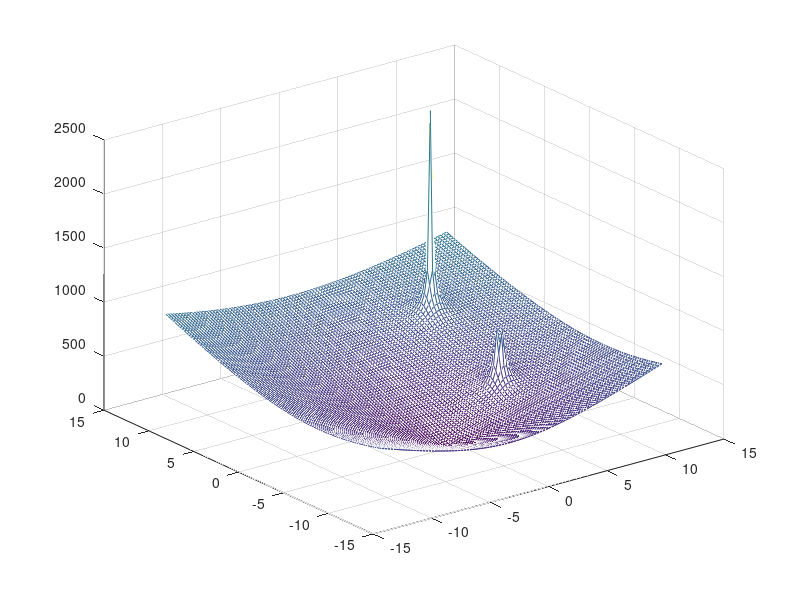
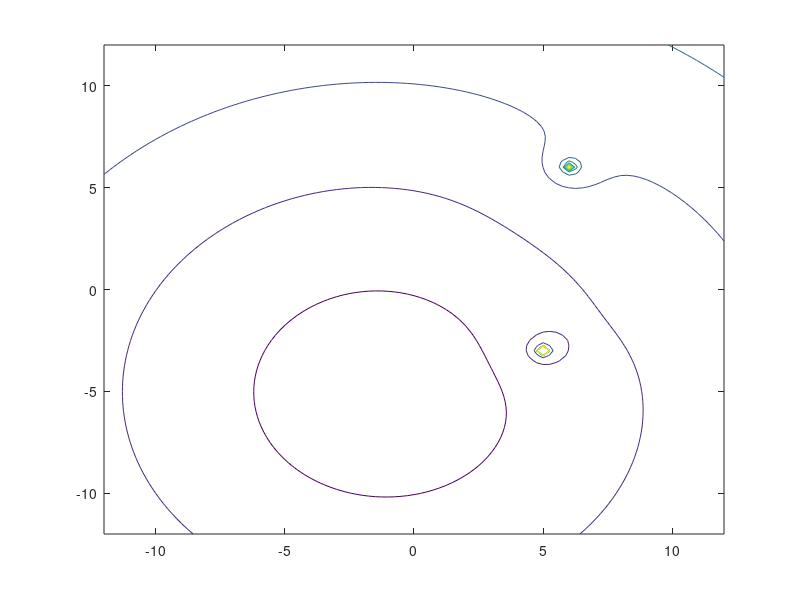
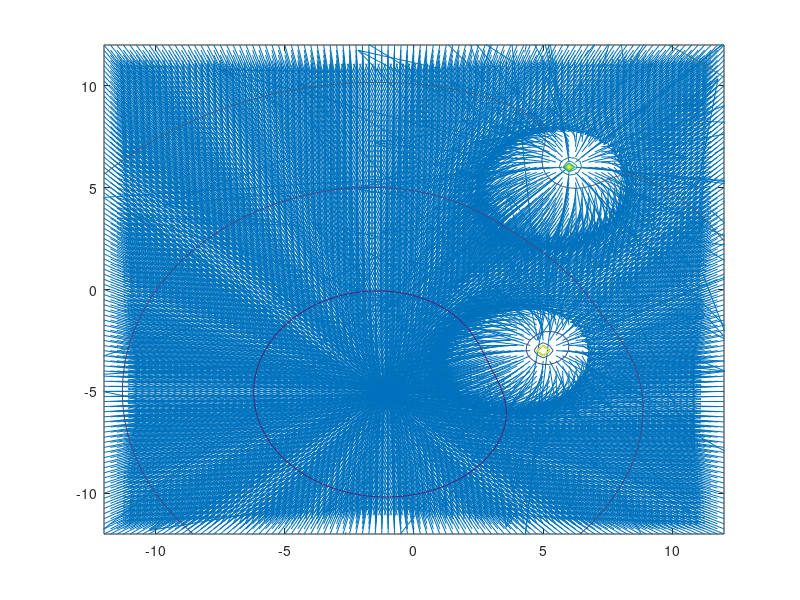
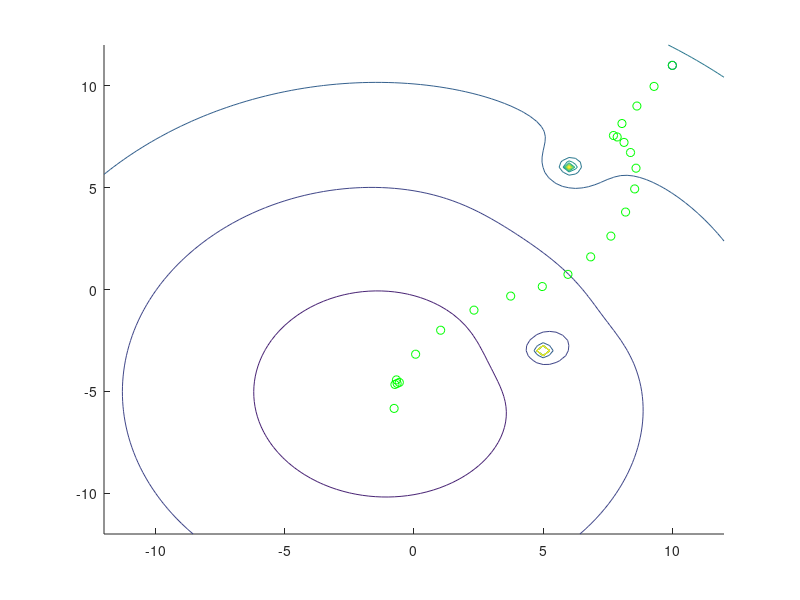

These figures' MATLAB source, in order: (Note: this script raises an error after producing the figures.)
% %Parameters
clc 
clear all 
close all
K=45; %attractive potential 
E=35; %repulsive potential
% area_width=12; %potential area width (m)

% K=50; %attractive potential 
% E=80; %repulsive potential

sx=10; % start pos x
sy=11; %start pos y
gx=-1; %goal pos x
gy=-5; %goal pos y
ox=[5.0 6.05]; %obstacle x pos
oy= [-3.0 6.05]; %obstacle y pos
% [x,y]= meshgrid(-12:.5:12); 
res=0.25;
[x,y] = meshgrid(-12:res:12,-12:res:12);
r=((x-gx).^2+(y-gy).^2).^.5;%Distance to Goal
%=======
%gy=-2; %goal pos y
%ox=[5 6]; %obstacle x pos
%oy= [-3 6]; %obstacle y pos
%[x,y]= meshgrid(-12:1:12); 
%[x,y] = meshgrid(-12:1.0:12,-12:1.0:12);
%r=((x-gx).^2+(y-gx).^2).^.5;%Distance to Goal

r1=((x-ox(1)).^2+(y-oy(1)).^2).^.5;%Distance to Obs1
r2=((x-ox(2)).^2+(y-oy(2)).^2).^.5;%Distance to Obs2
U=K.*r+E./r1*+E./r2;

%hold on
figure(1)
mesh(x,y,U);
figure(2)
contour(x,y,U);
[Ux,Uy]=gradient(U,res,res);
% Ux=diff(U,x,1.0);
% Uy=diff(U,y,1.0);
% [J]=-gradient(U);
% gradx=zeros(49,49);
% grady=zeros(49,49);
% i=0;
% j=0;
% for x0=-24:1:24
%     i=i+1;
%     for y0=-24:1:24
%         j=j+1;
%         t = (x == x0*.5) & (y == y0*.5);
%         indt = find(t);
%         U_grad = [Ux(indt) Uy(indt)];
%         gradx(i,j)=U_grad(1);
%         grady(i,j)=U_grad(2);
%       
%     end
% 
% end
% gradx=grad(:,1);
% grady=grad(:,2);
% hold on
[u,v,w] = surfnorm(x,y,U);
figure(3)
% [x1,y1]=meshgrid(
% quiver(x,y,0.1*Ux,0.1*Uy)
% quiver3(x,y,U,u,v,w,0.5)
quiver(x,y,u,v,res)

% set(h1,'AutoScale','on', 'AutoScaleFactor', 0.5)
%plot(Ux,Uy);s
%quiver(x,y,Ux,Uy)
%plot(Ux,Uy);
xnew=0;
ynew=0;

iter=0;
% x=-2;
% y=2;

% maxiter=100;
errx=1;
erry=1;



alpha=0.03;
tol=0.3;
%=======
%alpha=.25;
%tol=.75;


xi=sx;
yi=sy;
gvecx=[];
gvecy=[];
%while errx>tol && erry>tol
% while xi~=gx && yi~=gy
%%
figure(4)
hold on
contour(x,y,U)
scatter(sx,sy,'b')
%scatter(gy,gy,'r')
% Udx=@(xs,ys)((50*(xs-1))/(xs^2-2*xs+ys^2+5-4*ys)^.5)-((80*(xs-5))/(xs^2-10*xs+ys^2+34-6*ys)^1.5)-((80*(xs-6))/(xs^2-12*xs+ys^2+72-12*ys)^1.5);
% Udy=@(xs,ys)((50*(ys-2))/(ys^2-4*ys+xs^2+5-2*xs)^.5)-((80*(ys-3))/(ys^2-6*ys+xs^2+34-10*xs)^1.5)-((80*(ys-6))/(ys^2-12*ys+xs^2+72-12*xs)^1.5);
% xs=10;
% ys=10;
% while xs~=gx && ys~=gy
%     xs=xs-alpha*Udx(xs,ys);
%     ys=ys-alpha*Udy(xs,ys);
%     iter=iter+1;
%     scatter(xs,ys,'g')
% end
% syms xs ys
% U=@(xs,ys)((K*((xs-gx)^2+(ys-gy)^2)^.5)+(E/((xs-xo1)^2+(ys-yo1)^2)^.5)+(E/((xs-xo2)^2+(ys-yo2)^2)^.5));

xmin =-12.0;
ymin =-12.0;
maxiter=500;
%for i=1:25 %used to say -12:.5:12 
   
      %for j=1:25


% for i=1:25 %used to say -12:.5:12 
   
%       for j=1:25
Ux=Ux';
Uy=Uy';
  
while iter<maxiter         
          ind_x = floor((xi-xmin)/res)
          ind_y = floor((yi-ymin)/res)
%           xx = xmin+res*ind_x
%           yy = ymin+res*ind_y
          gradx = Ux(ind_x,ind_y)
          grady = Uy(ind_x,ind_y)
%           if abs(gradx)<1.0
%              alpha = 0.2;
%           else
%               alpha= 0.05;
%           end
%           
%            if abs(grady)<1.0
%              alpha_y = 0.5;
%           else
%               alpha_y= 0.05;
%           end
            xnew=xi-alpha*gradx;
            ynew=yi-alpha*grady;
%          err = abs((ynew-yi)/yi);
      

%             gvecx=[gvecx;xnew];
%             gvecy=[gvecy;ynew];

            iter=iter+1;

       
            scatter(xi,yi,'g')
            if (abs(xnew-gx)<tol) && (abs(ynew-gy)<tol)
                disp('Goal Reached');
                disp(xi);
                disp(yi);
                break;
              
            end
            xi=xnew;
            yi=ynew;
            disp("x");
            disp(xi);
            disp("y");
            disp(yi);

%             %j=j+1;
%              while xi~=gx && yi~=gy
             %scatter(xi,yi,'g')
            %if xi<=gx+tol && xi>=gx-tol && yi<=gy+tol && yi>=gy-tol
                %disp('Goal Reached');
                %disp(xi);
                %disp(yi);
%                 
%                 
%         
            %end
            %xi=xnew;
            %yi=ynew;
          
%         disp("x is")
%         disp(x)
%         disp("y is")
%         disp(y)
          

%         end
%       end

      

%        end
%       end
%      
%       

end
hold off
 

%r=zeros(length(gvecx));
%plot3(gvecx,gvecy,r)
figure(3)
hold on 
%scatter(gvecx,gvecy);
quiver3(x,y,U,u,v,w,0.5)
contour(x,y,U);
circle(5,-3,sqrt(2)/2);
circle(6,6,sqrt(2)/2);
circle(gx,gx,.5)
circle(sx,sy,.5)
hold off

% plot3(gvecx,gvecy,U);
%hold off
% figure(2)
% hold on
% contour(x,y,U)
% quiver(x,y,Ux,Uy)
% hold off
%%

% syms xs ys
% Iter=0;
% Maxiter=25;
% Udx=((50*(xs-1))/(xs^2-2*xs+ys^2+5-4*ys)^.5)-((80*(xs-5))/(xs^2-10*xs+ys^2+34-6*ys)^1.5)-((80*(xs-6))/(xs^2-12*xs+ys^2+72-12*ys)^1.5);
% Udy=((50*(ys-2))/(ys^2-4*ys+xs^2+5-2*xs)^.5)-((80*(ys-3))/(ys^2-6*ys+xs^2+34-10*xs)^1.5)-((80*(ys-6))/(ys^2-12*ys+xs^2+72-12*xs)^1.5);
% while Iter<Maxiter
%     xs=xs-alpha*Udx(xs,yi);
%     ys=ys-alpha*Udx(xs,ys);
%     disp("Iter=");
%     disp(Iter);
%     disp("xi=")
%     disp(xs);
%     disp("yi=");
%     disp(ys);
% end
% %%

function circle (xc,yc,r)
ang=0:.01:2*pi;
xp=r*cos(ang);
yp=r*sin(ang);
plot(xc+xp,yc+yp);
end

